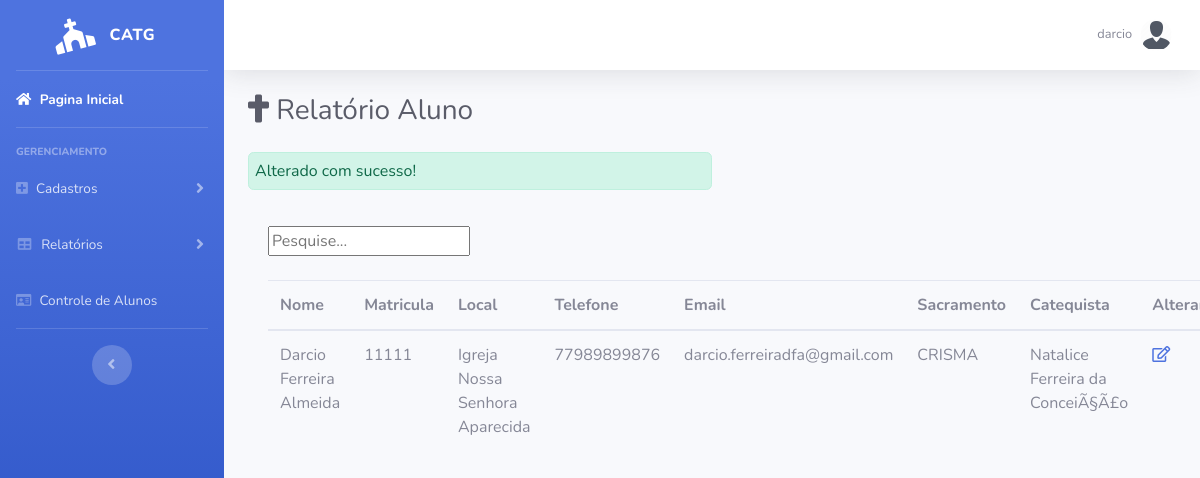
Page /relatorio_aluno.php?res=sucesso (signed in) on the committed database.
### tables this page shows
CREATE TABLE `aluno` (
  `idAluno` int(11) NOT NULL,
  `nome` varchar(100) NOT NULL,
  `matricula` varchar(15) NOT NULL,
  `local` varchar(50) NOT NULL,
  `telefone` varchar(15) DEFAULT NULL,
  `email` varchar(100) DEFAULT NULL,
  `idCatequista` int(11) NOT NULL,
  `idSacramento` int(11) NOT NULL,
  `falta` int(11) DEFAULT NULL,
  `presenca` int(11) DEFAULT NULL
);

CREATE TABLE `sacramento` (
  `idSacramento` int(11) NOT NULL,
  `descricao` varchar(100) NOT NULL
);

CREATE TABLE `catequista` (
  `idCatequista` int(11) NOT NULL,
  `nomeC` varchar(100) NOT NULL,
  `cpf` varchar(15) NOT NULL,
  `local` varchar(50) NOT NULL,
  `telefone` varchar(15) DEFAULT NULL,
  `email` varchar(100) DEFAULT NULL,
  `idSacramento` int(11) NOT NULL
);

### model/AlunoDAO.php (called while the page is built, shortened)
<?php
class AlunoDAO
{
	public function listar_Aluno($conn){
		$result = $conn -> query("SELECT idAluno,nome,matricula,aluno.local,aluno.telefone,aluno.email,descricao,nomeC FROM aluno INNER JOIN sacramento ON aluno.idSacramento = sacramento.idSacramento INNER JOIN catequista ON aluno.idCatequista = catequista.idCatequista");
		return $result;
	}
}
?>

### relatorio_aluno.php (the view, shortened to what this page needs)
<!DOCTYPE html>
<html lang="pt-br">
<head>
  <link href="vendor/fontawesome-free/css/all.min.css" rel="stylesheet" type="text/css">
  <link href="css/sb-admin-2.min.css" rel="stylesheet">
</head>
<body id="page-top">
<?php
if(isset($_SESSION['nome']) && isset($_SESSION['senha']) && $_SESSION['codLog']==1)
{ ?>
  <div id="wrapper">
    <ul class="navbar-nav bg-gradient-primary sidebar sidebar-dark accordion" id="accordionSidebar">
      <a class="sidebar-brand d-flex align-items-center justify-content-center" href="index.php">
        <div class="sidebar-brand-icon rotate-n-15">
           <i class="fas fa-church"></i>
        </div>
        <div class="sidebar-brand-text mx-3">CatG</div>
      </a>
      <hr class="sidebar-divider my-0">
      <li class="nav-item active">
        <a class="nav-link" href="index.php">
          <i class="fa fa-home"></i>
          <span>Pagina Inicial</span></a>
      </li>
      <hr class="sidebar-divider">
      <div class="sidebar-heading">
        Gerenciamento
      </div>
      <li class="nav-item">
        <a class="nav-link collapsed" href="#" data-toggle="collapse" data-target="#collapseTwo" aria-expanded="true" aria-controls="collapseTwo">
          <i class="fa fa-plus-square"></i>
          <span>Cadastros</span>
        </a>
      </li>
      <li class="nav-item">
        <a class="nav-link collapsed" href="#" data-toggle="collapse" data-target="#collapseUtilities" aria-expanded="true" aria-controls="collapseUtilities">
          <i class="fas fa-fw fa-table"></i>
          <span>Relatórios</span>
        </a>
      </li>
      <li class="nav-item">
        <a class="nav-link" href="controle_aluno.php">
           <i class="far fa-id-card"></i>
          <span>Controle de Alunos</span></a>
      </li>
      <hr class="sidebar-divider d-none d-md-block">
      <div class="text-center d-none d-md-inline">
        <button class="rounded-circle border-0" id="sidebarToggle"></button>
      </div>
    </ul>
    <div id="content-wrapper" class="d-flex flex-column">
      <div id="content">
        <nav class="navbar navbar-expand navbar-light bg-white topbar mb-4 static-top shadow">
          <ul class="navbar-nav ml-auto">
            <li class="nav-item dropdown no-arrow">
              <a class="nav-link dropdown-toggle" href="#" id="userDropdown" role="button" data-toggle="dropdown" aria-haspopup="true" aria-expanded="false">
                <span class="mr-2 d-none d-lg-inline text-gray-600 small"><?php echo $_SESSION['nome']; ?></span>
                  <img class="img-profile rounded-circle" src="./img/login.png">
              </a>
            </li>
          </ul>
        </nav>
        <div class="container-fluid">
          <div class="d-sm-flex align-items-center justify-content-between mb-4">
            <h1 class="h3 mb-0 text-gray-800"> <i class="fas fa-cross"></i>   Relatório Aluno</h1>
          </div>
           <?php
                  if(isset($_GET['res'])){
                    $s = $_GET['res'];
                  if($s=='sucesso'){
                    echo '<div style="width: 50%;  padding: 6px;" class="alert alert-success" role="alert">
                           Alterado com sucesso!
                       </div>';
                  }
                          }
                  else{
                  $s = "";
                   }
               ?>
               <div class="card-body">
              <div class="">
              <input id="myInput" onkeyup="searchTable()" type="text" placeholder="Pesquise...">
               <br>
               <br>
                <table class="table" id="dataTable" width="100%" cellspacing="0">
                  <thead>
                    <tr>
                      <th width=400>Nome</th>
                      <th>Matricula</th>
                      <th>Local</th>
                      <th>Telefone</th>
                      <th>Email</th>
                      <th>Sacramento</th>
                      <th>Catequista</th>
                      <th>Alterar</th>
                    </tr>
                  </thead>
                   <tbody id="myTable">
  <?php
    require_once './model/conexao.php';
    require_once './model/AlunoDAO.php';
    $a = new AlunoDAO();
    $result = $a -> listar_Aluno($conn);
    if ($result) {
        while($row = $result->fetch(PDO::FETCH_OBJ)){
          echo '<tr>';
          echo  '<td>'.$row -> nome . '</td>'.
              '<td>'. $row -> matricula . '</td>'.
              '<td>'. $row -> local. '</td>'.
              '<td>'. $row -> telefone. '</td>'.
              '<td>'. $row -> email. '</td>'.
              '<td>'. $row -> descricao. '</td>'.
              '<td>'. $row -> nomeC. '</td>
              <td> <a href="form_up_aluno.php?id='.
               $row -> idAluno.'"><i class=" far fa-edit"></i></a>'.'</td>
              <td><a value="id'.
               $row -> idAluno.'"><a href="deletar_aluno.php?id='.$row -> idAluno.'"><button class="dropdown-item" onclick=" return confirm('."'Deseja deletar o registo?'".')"><i class="fa fa-times"></i></button></a></td>';
        echo '</tr>';
        }
      }
?>
                   </tbody>
                </table>
              </div>
            </div>
            </div>
          </div>
        </div>
     </div>
<?php
}else{
  header("Location:login.html");
} ?>
</body>
</html>

### rows in the picture
aluno: nome "Darcio Ferreira Almeida", matricula "11111", local "Igreja Nossa Senhora Aparecida", telefone "77989899876", email "darcio.ferreiradfa@gmail.com", idSacramento.descricao "CRISMA", idCatequista.nomeC "Natalice Ferreira da ConceiÃ§Ã£o"

### other values in the picture
$_SESSION['nome'] "darcio"
